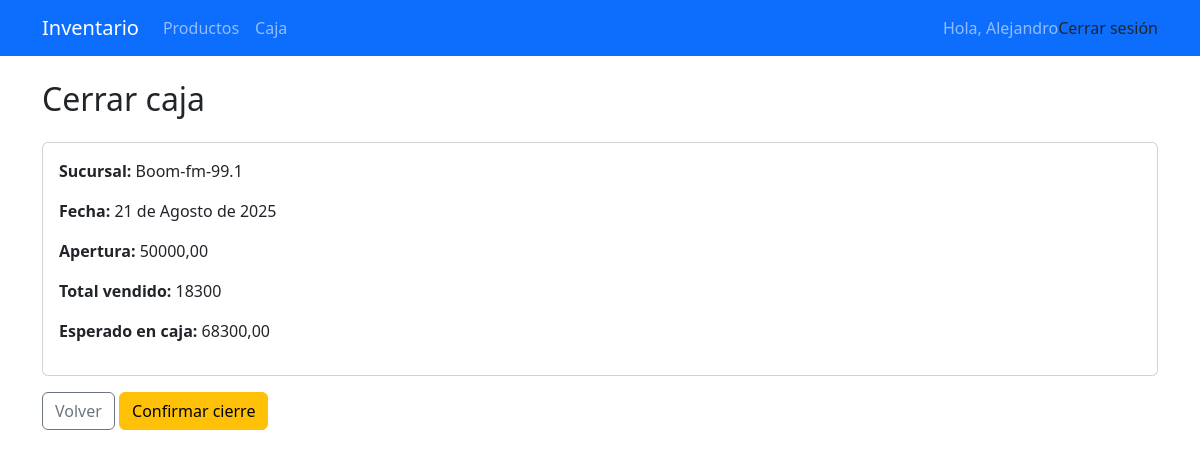
The page /caja/8/cerrar/ (signed in) on the database its author committed.
### inventario/models.py (models this page shows, shortened)
class Caja(models.Model):
    ESTADOS = (
        ('ABIERTA', 'ABIERTA'),
        ('CERRADA', 'CERRADA'),
    )
    sucursal = models.ForeignKey(Sucursal, on_delete=models.CASCADE, related_name='cajas')
    fecha = models.DateField(default=date.today)
    apertura_monto = models.DecimalField(max_digits=12, decimal_places=2)
    cierre_monto = models.DecimalField(max_digits=12, decimal_places=2, null=True, blank=True)
    estado = models.CharField(max_length=10, choices=ESTADOS, default='ABIERTA')
    apertura_usuario = models.ForeignKey(User, on_delete=models.PROTECT, related_name='cajas_abiertas')
    cierre_usuario = models.ForeignKey(User, on_delete=models.PROTECT, related_name='cajas_cerradas', null=True, blank=True)
    creado_en = models.DateTimeField(auto_now_add=True)
    class Meta:
        unique_together = ('sucursal', 'fecha', 'estado')

class Sucursal(models.Model):
    nombre = models.CharField(max_length=100, unique=True)
    direccion = models.CharField(max_length=200, blank=True, null=True)
    telefono = models.CharField(max_length=20, blank=True, null=True)
    def __str__(self):
        return self.nombre

### inventario/views_caja.py (the view, shortened to what this page needs)
# urls.py: path('caja/<int:caja_id>/cerrar/', views_caja.caja_cerrar, name='caja_cerrar'),
@login_required
def caja_cerrar(request, caja_id):
    caja = get_object_or_404(Caja, id=caja_id)
    if user_role(request.user) != 'Cajero':
        raise PermissionDenied("Solo el Cajero puede cerrar la caja.")
    if caja.estado != 'ABIERTA':
        messages.error(request, "La caja no está ABIERTA.")
        return redirect('caja_detalle', caja_id=caja.id)
    if not _usuario_puede_en_sucursal(request.user, caja.sucursal):
        raise PermissionDenied("No tienes permiso para esta sucursal.")
    total_vendido = caja.ventas.aggregate(s=Sum('total'))['s'] or 0
    esperado = caja.apertura_monto + total_vendido
    return render(request, 'inventario/caja_cerrar.html', {
        'caja': caja,
        'total_vendido': total_vendido,
        'esperado': esperado
    })

### inventario/context_processors.py (called while the page is built)
def role_context(request):
    role = None
    if request.user.is_authenticated:
        perfil = getattr(request.user, 'perfil', None)
        role = getattr(perfil, 'rol', None)
    return {'role': role}

### inventario/permissions.py (called while the page is built)
def user_role(user):
    perfil = getattr(user, 'perfil', None)
    return getattr(perfil, 'rol', None) if perfil else None

def role_and_sucursales(user):
    perfil = getattr(user, 'perfil', None)
    if not perfil:
        return None, []
    if perfil.rol in ['Administrador', 'Subadministrador']:
        return perfil.rol, list(Sucursal.objects.all())
    elif perfil.sucursal:
        return perfil.rol, [perfil.sucursal]
    else:
        return perfil.rol, []

### inventario/views_caja.py (called while the page is built)
def _usuario_puede_en_sucursal(user, sucursal):
    rol, sucursales = role_and_sucursales(user)
    return any(s.id == sucursal.id for s in sucursales)

### templates/inventario/caja_cerrar.html (shortened to what this page needs)
{% extends "base.html" %}
{% block content %}
<h2 class="mb-4">Cerrar caja</h2>
<div class="card p-3 mb-3">
  <p><strong>Sucursal:</strong> {{ caja.sucursal }}</p>
  <p><strong>Fecha:</strong> {{ caja.fecha }}</p>
  <p><strong>Apertura:</strong> {{ caja.apertura_monto }}</p>
  <p><strong>Total vendido:</strong> {{ total_vendido }}</p>
  <p><strong>Esperado en caja:</strong> {{ esperado }}</p>
</div>
<form method="post">
  <a class="btn btn-outline-secondary" href="{% url 'caja_detalle' caja.id %}">Volver</a>
  <button class="btn btn-warning" type="submit">Confirmar cierre</button>
</form>
{% endblock %}

### templates/base.html (shortened to what this page needs)
<!DOCTYPE html>
<html lang="es">
<head>
  <link
    rel="stylesheet"
    href="https://cdn.jsdelivr.net/npm/bootstrap@5.3.3/dist/css/bootstrap.min.css"
  />
</head>
<body>
  <nav class="navbar navbar-expand-lg navbar-dark bg-primary">
    <div class="container">
      <a class="navbar-brand" href="{% url 'home' %}">Inventario</a>
      <div class="collapse navbar-collapse">
        <ul class="navbar-nav me-auto">
          {% if user.is_authenticated %}
            <li class="nav-item">
              <a class="nav-link" href="{% url 'producto_list' %}">Productos</a>
            </li>
            <li class="nav-item">
              <a class="nav-link" href="{% url 'caja_estado' %}">Caja</a>
            </li>
          {% endif %}
        </ul>
        <ul class="navbar-nav ms-auto">
          {% if user.is_authenticated %}
            <li class="nav-item">
              <span class="navbar-text">Hola, {{ user.username }}</span>
            </li>
            <form method="post" action="{% url 'logout' %}">
  <button type="submit" class="dropdown-item">Cerrar sesión</button>
</form>
          {% else %}
            <li class="nav-item">
              <a class="nav-link" href="{% url 'login' %}">Iniciar sesión</a>
            </li>
          {% endif %}
        </ul>
      </div>
    </div>
  </nav>
  <main class="container py-4">
    {% block content %}{% endblock %}
  </main>
</body>
</html>

### rows shown on the page
Caja: sucursal "Boom-fm-99.1", fecha "21 de Agosto de 2025", apertura_monto "50000,00"

### other values the page prints
{{ user.username }} "Alejandro"
{{ total_vendido }} "18300"
{{ esperado }} "68300,00"
